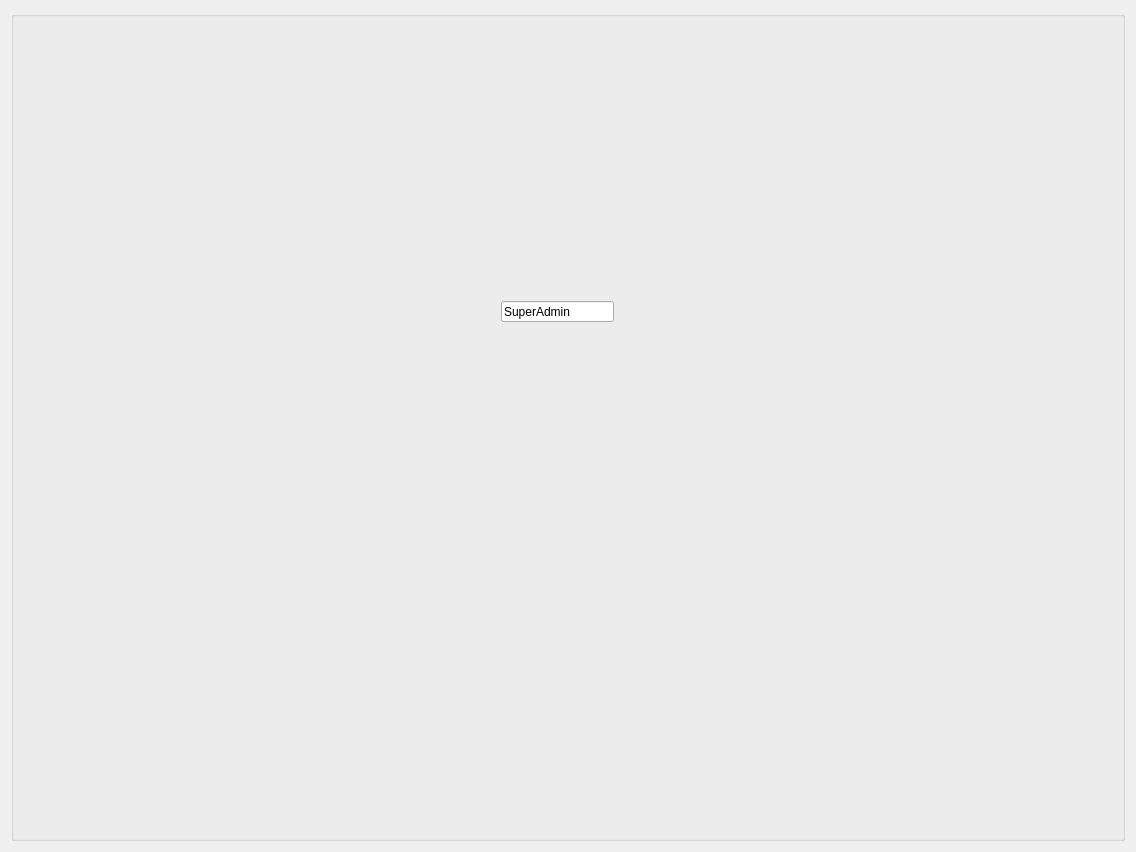
<?xml version="1.0" encoding="UTF-8"?>
<ui version="4.0">
 <class>SurperAdmin::SurperAdminWindow</class>
 <widget class="QWidget" name="SurperAdmin::SurperAdminWindow">
  <property name="geometry">
   <rect>
    <x>0</x>
    <y>0</y>
    <width>1136</width>
    <height>852</height>
   </rect>
  </property>
  <property name="windowTitle">
   <string>Widget</string>
  </property>
  <layout class="QGridLayout" name="gridLayout">
   <item row="0" column="0">
    <widget class="QGroupBox" name="background">
     <property name="title">
      <string/>
     </property>
     <widget class="QLineEdit" name="lineEdit">
      <property name="geometry">
       <rect>
        <x>490</x>
        <y>290</y>
        <width>113</width>
        <height>21</height>
       </rect>
      </property>
      <property name="text">
       <string>SuperAdmin</string>
      </property>
     </widget>
    </widget>
   </item>
  </layout>
 </widget>
 <resources/>
 <connections/>
</ui>
